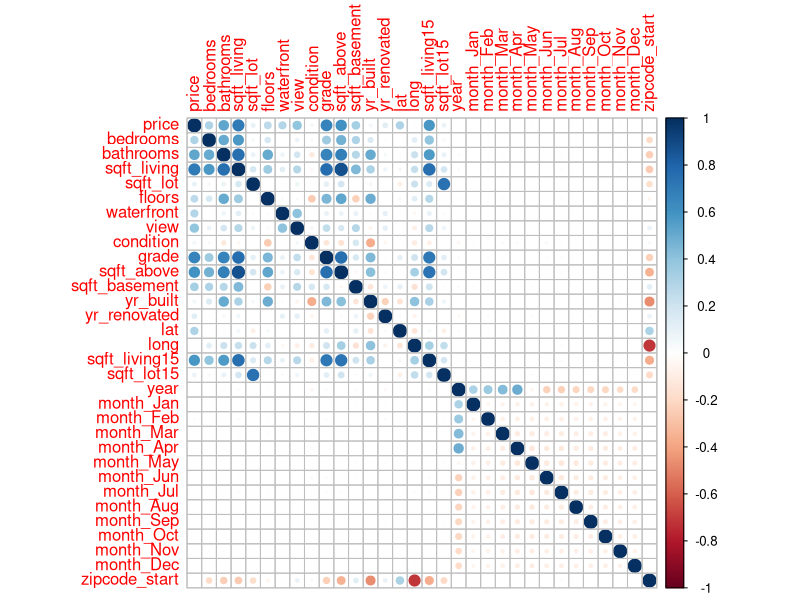
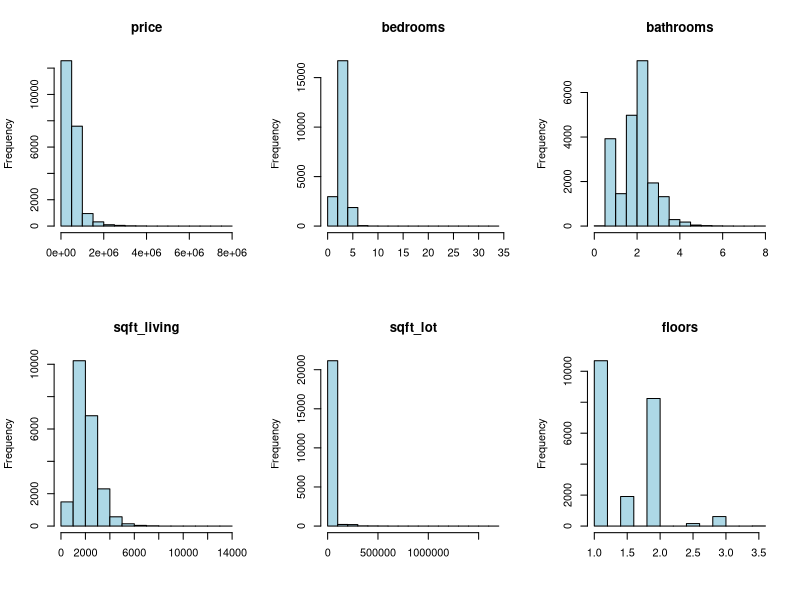
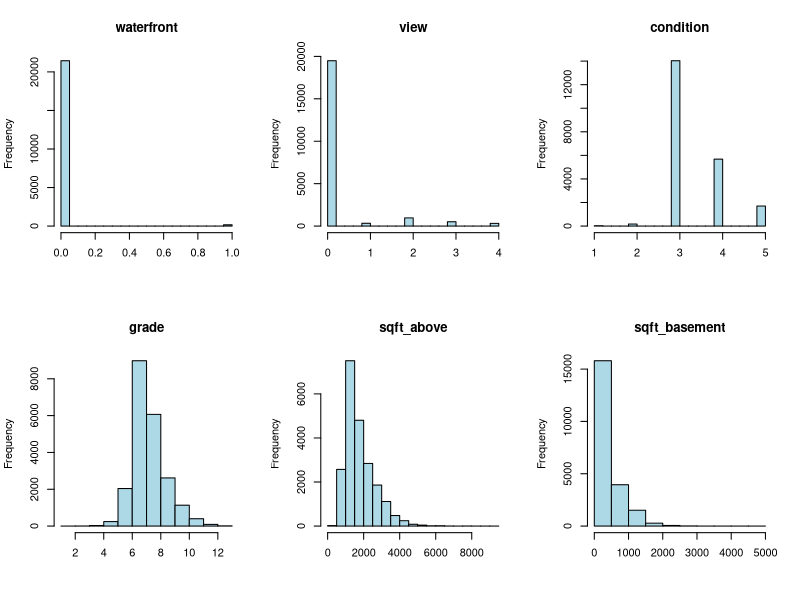
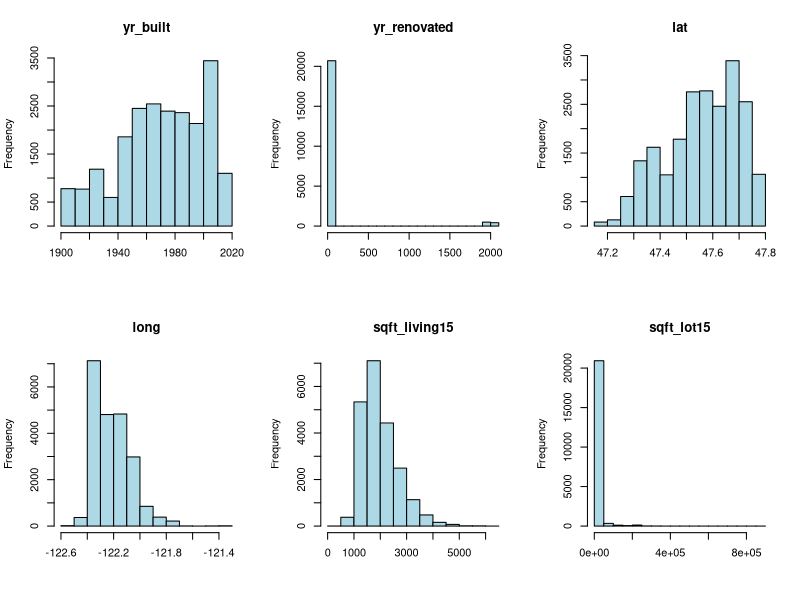
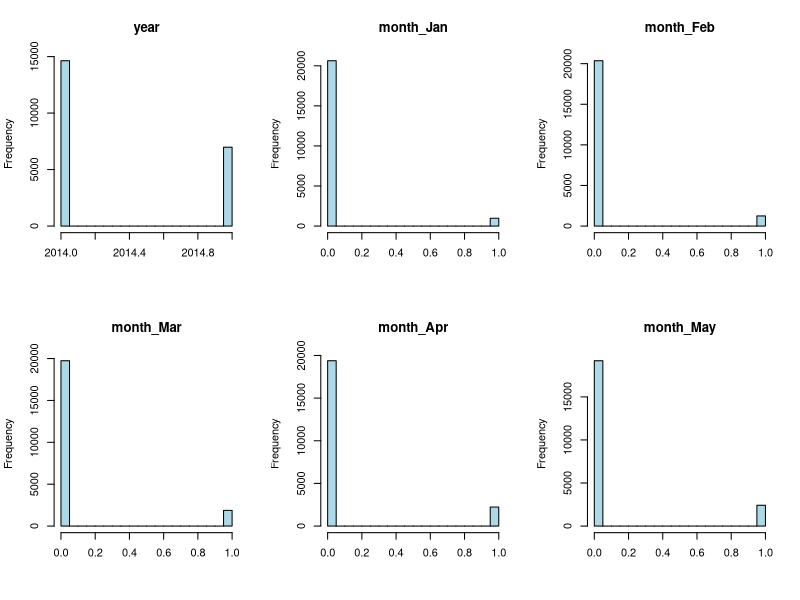
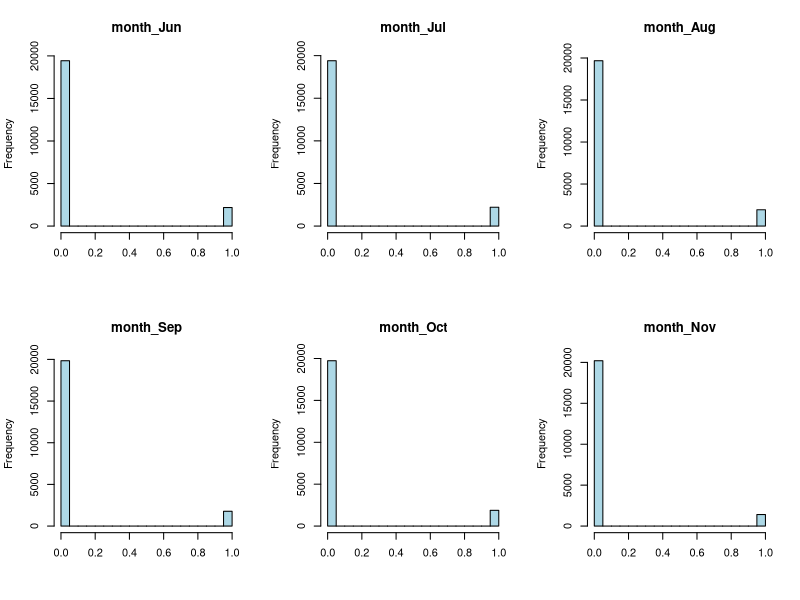
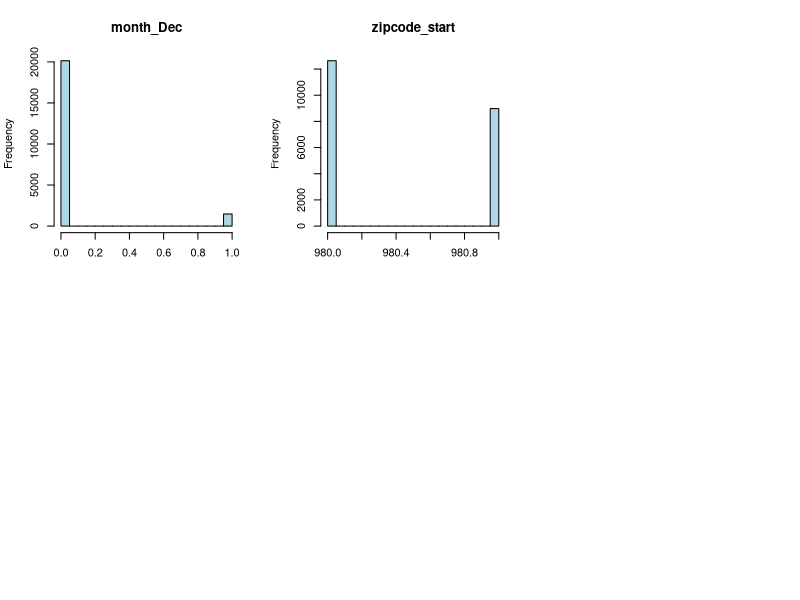

Here is the R script that generated these plots, in order:
## ---- chunk 1
knitr::opts_chunk$set(echo = TRUE)
library(readr)
HouseSales<-read.csv("KC_House_Sales.csv")
## ---- chunk 2
library(ggplot2)
library(corrplot)
## ---- chunk 3
str(HouseSales)
## ---- chunk 4
# Data cleaning (price)
df = read.csv("KC_House_Sales.csv")
df$price = parse_number(df$price)
## ---- chunk 5
# Transformation (date)
df$year = as.integer(substr(df$date, 1, 4))
df$month = as.integer(substr(df$date, 5, 6))
df = subset(df, select = -c(id, date))
## ---- chunk 6
# dummy (month, True(1), False(0))
df$month_Jan = ifelse(df$month == 1, 1, 0)
df$month_Feb = ifelse(df$month == 2, 1, 0)
df$month_Mar = ifelse(df$month == 3, 1, 0)
df$month_Apr = ifelse(df$month == 4, 1, 0)
df$month_May = ifelse(df$month == 5, 1, 0)
df$month_Jun = ifelse(df$month == 6, 1, 0)
df$month_Jul = ifelse(df$month == 7, 1, 0)
df$month_Aug = ifelse(df$month == 8, 1, 0)
df$month_Sep = ifelse(df$month == 9, 1, 0)
df$month_Oct = ifelse(df$month == 10, 1, 0)
df$month_Nov = ifelse(df$month == 11, 1, 0)
df$month_Dec = ifelse(df$month == 12, 1, 0)

df = subset(df, select = -(month))
## ---- chunk 7
# dummy (zipcode, Divided into two groups, 980xx and 981xx）
df$zipcode_start = as.integer(substr(df$zipcode, 1, 3))
df = subset(df, select = -(zipcode))

summary(df$zipcode_start)
## ---- chunk 8
set.seed(1023)
sample = sample(c(TRUE, FALSE), nrow(df), replace = TRUE, prob = c(0.7, 0.3))
train = df[sample, ]
test = df[!sample, ]

summary(train)
## ---- chunk 9
cor_matrix = round(cor(train), 3)
cor_matrix
## ---- chunk 10
corrplot(cor_matrix, method = "circle")
## ---- chunk 11
par(mfrow=c(2,3))

for (i in 1:ncol(df)){
  hist(df[,i], main = names(df[i]), xlab = NULL, col = "lightblue")
}
